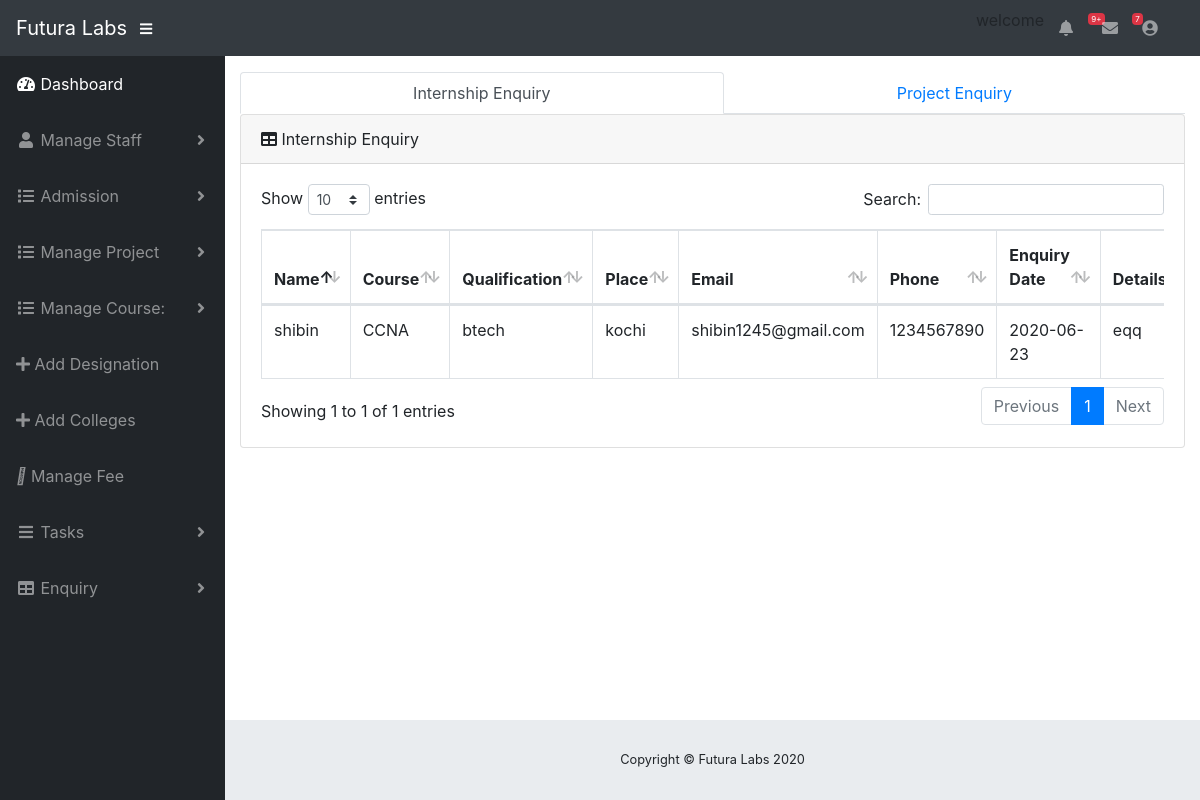
/view-enquiry.php (signed in), run on the app's committed database.
### tables this page shows
CREATE TABLE `intern_enquiry` (
  `id` int(11) NOT NULL,
  `name` varchar(30) NOT NULL,
  `course_id` int(11) NOT NULL,
  `qual` varchar(30) NOT NULL,
  `address` varchar(100) NOT NULL,
  `phone` varchar(30) NOT NULL,
  `email` varchar(50) NOT NULL,
  `date` date NOT NULL,
  `enq_details` varchar(100) NOT NULL
);

CREATE TABLE `internship` (
  `course_id` int(11) NOT NULL,
  `course_name` varchar(30) NOT NULL,
  `details` varchar(20) NOT NULL,
  `duration` varchar(20) NOT NULL
);

### view-enquiry.php (the view, shortened to what this page needs)
<?php include('admin_header.php');
?>
<section id="tabs" class="project-tab">
                <div class="row">
                    <div class="col-md-12">
                        <nav>
                            <div class="nav nav-tabs nav-fill" id="nav-tab" role="tablist">
                                <a class="nav-item nav-link active" id="nav-home-tab" data-toggle="tab" href="#nav-home" role="tab" aria-controls="nav-home" aria-selected="true">Internship Enquiry</a>
                                <a class="nav-item nav-link" id="nav-profile-tab" data-toggle="tab" href="#nav-profile" role="tab" aria-controls="nav-profile" aria-selected="false">Project Enquiry</a>
                            </div>
                        </nav>
                        <div class="tab-content" id="nav-tabContent">
                            <div class="tab-pane fade show active" id="nav-home" role="tabpanel" aria-labelledby="nav-home-tab">
                            <div class="card mb-3">
          <div class="card-header">
            <i class="fas fa-table"></i>
            Internship Enquiry</div>
          <div class="card-body">
            <div class="table-responsive">
              <table class="table table-bordered" id="dataTable" width="100%" cellspacing="0">
                <thead>
                    <tr>
                        <th>Name</th>
                        <th>Course</th>
                        <th>Qualification</th>
                        <th>Place</th>
                        <th>Email</th>
                        <th>Phone</th>
                        <th>Enquiry Date</th>
                        <th>Details</th>
                    </tr>
                </thead>
                <?php
                $result=mysqli_query($con,"SELECT * FROM `intern_enquiry` JOIN internship ON intern_enquiry.course_id=internship.course_id");
                while($rows=mysqli_fetch_array($result))
            {
                ?>
                <tbody>
                  <tr>
                    <td><?php echo $rows['name'];?></td>
                    <td><?php echo $rows['course_name'];?></td>
                    <td><?php echo $rows['qual'];?></td>
                    <td><?php echo $rows['address'];?></td>
                    <td><?php echo $rows['email'];?></td>
                    <td><?php echo $rows['phone'];?></td>
                    <td><?php echo $rows['date'];?></td>
                    <td><?php echo $rows['enq_details'];?></td>
                  </tr>
                </tbody>
                <?php
                }
                ?>
              </table>
            </div>
          </div>
        </div>
    </div>
    </div>
  </div>
                            </div>
<?php include('footer.php');?>

### data on the page
intern_enquiry: name "shibin", course.course_name "CCNA", qual "btech", address "kochi", email "shibin1245@gmail.com", phone "1234567890", date "2020-06-23", enq_details "eqq"
